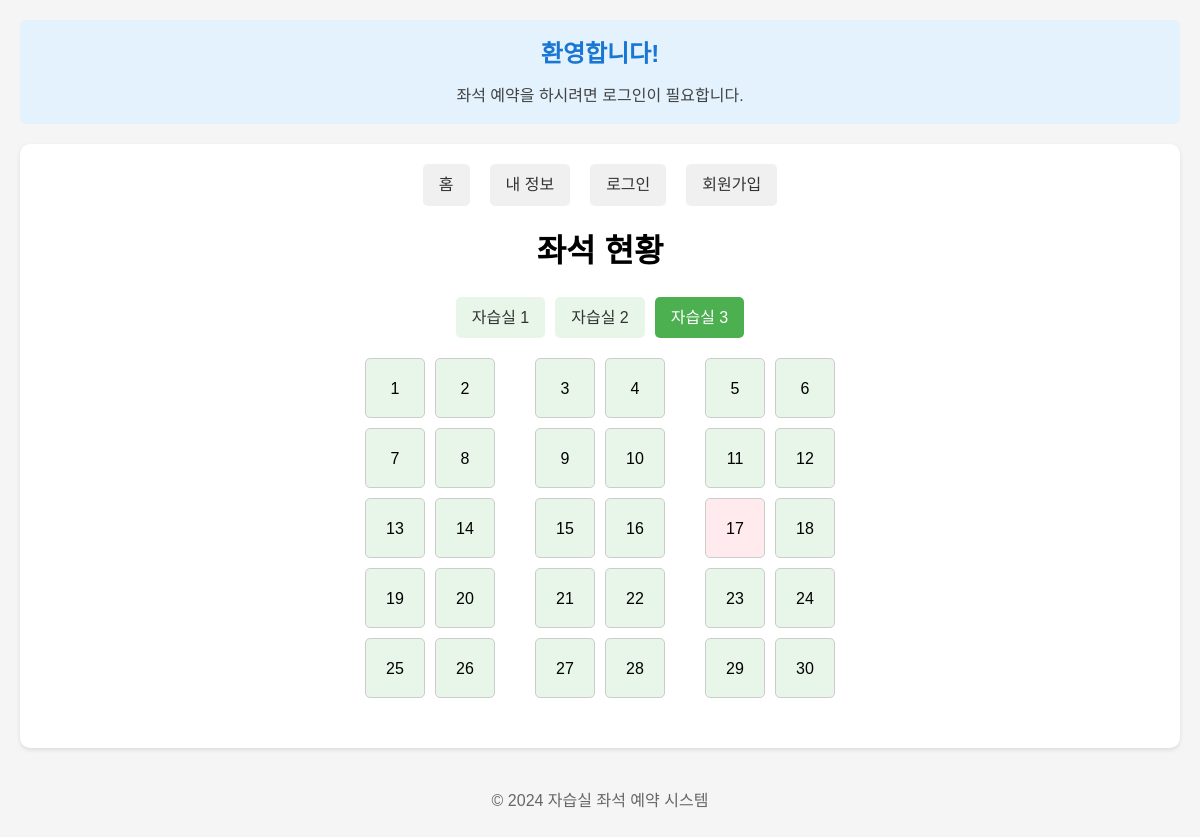
/check?room_id=3, run on the app's committed database.
### tables this page shows
CREATE TABLE seats (
        seat_id INTEGER PRIMARY KEY AUTOINCREMENT,
        row INTEGER NOT NULL,
        col INTEGER NOT NULL,
        room_id INTEGER NOT NULL,
        is_available BOOLEAN DEFAULT TRUE
    );

### app.py (the view)
@app.route('/check')
def check():
    room_id = request.args.get('room_id', type=int)  # 기본값은 1번 자습실
    conn = get_db_connection()
    cursor = conn.cursor()
    cursor.execute("SELECT * FROM seats WHERE room_id = ?", (room_id,))
    seats = cursor.fetchall()
    conn.close()
    return render_template('check.html', seats=seats, room_id=room_id)

### app.py (called while the page is built)
def get_db_connection():
    conn = sqlite3.connect(DATABASE)
    conn.row_factory = sqlite3.Row  # Allows accessing columns by name
    return conn

### templates/check.html (shortened to what this page needs)
{% if not session.get('user_id') %}
<div style="text-align: center; margin-bottom: 20px; padding: 15px; background-color: #e3f2fd; border-radius: 5px;">
    <h2 style="margin: 0; color: #1976d2;">환영합니다!</h2>
    <p style="margin: 10px 0 0 0; color: #424242;">좌석 예약을 하시려면 로그인이 필요합니다.</p>
</div>
{% endif %}
{% include 'header.html' %}
    <h1 style="text-align: center; margin-bottom: 20px;">좌석 현황</h1>
    <link rel="stylesheet" href="{{ url_for('static', filename='css/check.css') }}">
    <div class="room-select">
        <a href="{{ url_for('check', room_id=1) }}" class="{{ 'active' if room_id == 1 else '' }}">자습실 1</a>
        <a href="{{ url_for('check', room_id=2) }}" class="{{ 'active' if room_id == 2 else '' }}">자습실 2</a>
        <a href="{{ url_for('check', room_id=3) }}" class="{{ 'active' if room_id == 3 else '' }}">자습실 3</a>
    </div>
    <div style="display: flex; justify-content: center; margin: 20px 0;">
        <div class="seat-grid" style="max-width: 800px; width: 100%;">
            {% if room_id == 3 %}
                {% for row in range(1, 6) %}
                    <div class="seat-row">
                        {% for seat in seats if seat['row'] == row %}
                            <div class="seat {% if seat['is_available'] %}available{% else %}unavailable{% endif %}"
                                 data-seat-id="{{ seat['seat_id'] }}"
                                 data-available="{{ seat['is_available'] }}">
                                {{ (seat['row']-1)*6 + seat['col'] }}
                            </div>
                            {% if seat['col'] % 2 == 0 and seat['col'] != 6 %}
                                <div class="col-gap"></div>
                            {% endif %}
                        {% endfor %}
                    </div>
                {% endfor %}
            {% endif %}
        </div>
    </div>
{% include 'footer.html' %}

### static/css/check.css (style rules this page uses)
.seat.available { background-color: #e8f5e9; }
.seat.unavailable { background-color: #ffebee; cursor: not-allowed; }
.seat { width: 60px; height: 60px; display: flex; align-items: center; justify-content: center; border: 1px solid #ccc; border-radius: 5px; cursor: pointer; transition: all 0.3s; font-size: 16px; }
.seat-row { display: flex; justify-content: center; gap: 10px; margin-bottom: 10px; }
.col-gap { width: 20px; }

### templates/header.html (style rules this page uses)
* { margin: 0; padding: 0; box-sizing: border-box; }
body { font-family: 'Noto Sans KR', sans-serif; line-height: 1.6; max-width: 1200px; margin: 0 auto; padding: 20px; background-color: #f5f5f5; }
.room-select { display: flex; justify-content: center; gap: 10px; margin: 20px 0; flex-wrap: wrap; }
.room-select a { text-decoration: none; color: #333; padding: 8px 16px; border-radius: 5px; background-color: #e8f5e9; transition: background-color 0.3s; }
.room-select a.active { background-color: #4caf50; color: white; }

### data on the page
seats: (seat['row']-1)*6+seat['col'] "1"
seats: (seat['row']-1)*6+seat['col'] "2"
seats: (seat['row']-1)*6+seat['col'] "3"
seats: (seat['row']-1)*6+seat['col'] "4"
seats: (seat['row']-1)*6+seat['col'] "5"
seats: (seat['row']-1)*6+seat['col'] "6"
seats: (seat['row']-1)*6+seat['col'] "7"
seats: (seat['row']-1)*6+seat['col'] "8"
seats: (seat['row']-1)*6+seat['col'] "9"
seats: (seat['row']-1)*6+seat['col'] "10"
seats: (seat['row']-1)*6+seat['col'] "11"
seats: (seat['row']-1)*6+seat['col'] "12"
seats: (seat['row']-1)*6+seat['col'] "13"
seats: (seat['row']-1)*6+seat['col'] "14"
seats: (seat['row']-1)*6+seat['col'] "15"
seats: (seat['row']-1)*6+seat['col'] "16"
seats: (seat['row']-1)*6+seat['col'] "17"
seats: (seat['row']-1)*6+seat['col'] "18"
seats: (seat['row']-1)*6+seat['col'] "19"
seats: (seat['row']-1)*6+seat['col'] "20"
seats: (seat['row']-1)*6+seat['col'] "21"
seats: (seat['row']-1)*6+seat['col'] "22"
seats: (seat['row']-1)*6+seat['col'] "23"
seats: (seat['row']-1)*6+seat['col'] "24"
seats: (seat['row']-1)*6+seat['col'] "25"
seats: (seat['row']-1)*6+seat['col'] "26"
seats: (seat['row']-1)*6+seat['col'] "27"
seats: (seat['row']-1)*6+seat['col'] "28"
seats: (seat['row']-1)*6+seat['col'] "29"
seats: (seat['row']-1)*6+seat['col'] "30"
